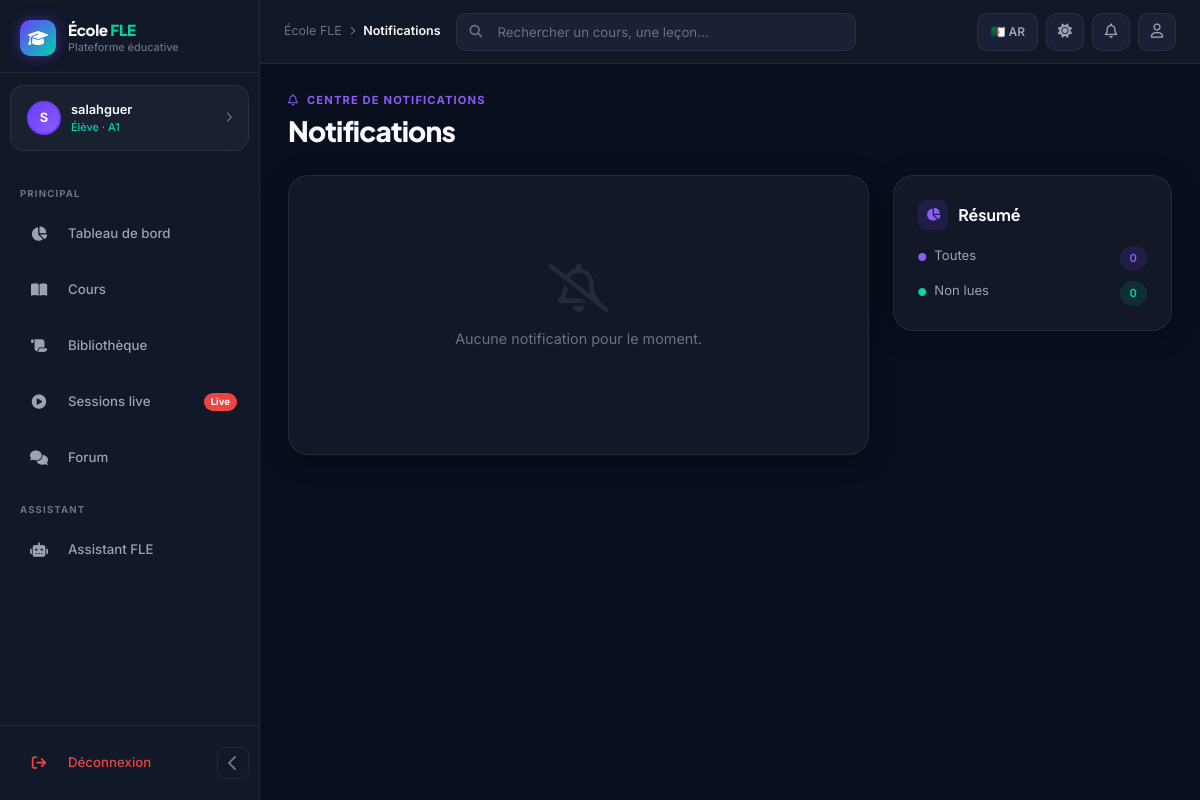
Page /accounts/notifications/ (signed in) on the committed database.
### apps/accounts/models.py (models this page shows, shortened)
class User(AbstractUser):
    class Role(models.TextChoices):
        ADMIN = 'admin', _('Administrateur')
        TEACHER = 'teacher', _('Enseignant')
        STUDENT = 'student', _('Élève')
        GUEST = 'guest', _('Visiteur')
    class Level(models.TextChoices):
        A1 = 'A1', 'A1 - Débutant'
        A2 = 'A2', 'A2 - Élémentaire'
        B1 = 'B1', 'B1 - Intermédiaire'
    role = models.CharField(
        max_length=20,
        choices=Role.choices,
        default=Role.STUDENT,
        verbose_name=_('Rôle'),
    )
    bio = models.TextField(blank=True, verbose_name=_('Biographie'))
    avatar = models.ImageField(
        upload_to='avatars/',
        null=True,
        blank=True,
        verbose_name=_('Avatar'),
    )
    level = models.CharField(
        max_length=5,
        choices=Level.choices,
        default=Level.A1,
        blank=True,
        verbose_name=_('Niveau'),
    )
    phone = models.CharField(max_length=20, blank=True, verbose_name=_('Téléphone'))
    date_of_birth = models.DateField(null=True, blank=True, verbose_name=_('Date de naissance'))
    preferred_language = models.CharField(
        max_length=5,
        choices=[('fr', 'Français'), ('ar', 'العربية')],
        default='fr',
        verbose_name=_('Langue préférée'),
    )
    is_email_verified = models.BooleanField(default=False)
    created_at = models.DateTimeField(auto_now_add=True)
    updated_at = models.DateTimeField(auto_now=True)
    specialization = models.CharField(max_length=200, blank=True, verbose_name=_('Spécialisation'))
    years_experience = models.PositiveSmallIntegerField(null=True, blank=True)
    class Meta:
        verbose_name = _('Utilisateur')
        verbose_name_plural = _('Utilisateurs')
        ordering = ['-date_joined']
    @property
    def is_teacher(self):
        return self.role == self.Role.TEACHER
    @property
    def is_student(self):
        return self.role == self.Role.STUDENT
    @property
    def is_platform_admin(self):
        return self.role == self.Role.ADMIN or self.is_superuser

### apps/accounts/views.py (the view)
# urls.py: path('notifications/', views.notifications_view, name='notifications'),
@login_required
def notifications_view(request):
    notifs = Notification.objects.filter(user=request.user).order_by('-created_at')
    notifs.filter(is_read=False).update(is_read=True)
    return render(request, 'accounts/notifications.html', {'notifications': notifs})

### templates/accounts/notifications.html (shortened to what this page needs)
{% extends 'base_dashboard.html' %}
{% block breadcrumb %}Notifications{% endblock %}
{% block content %}
<div class="page-header animate-in">
  <div class="page-eyebrow"><i class="fa-regular fa-bell me-2"></i>Centre de notifications</div>
  <h1 class="page-title">Notifications</h1>
</div>
<div class="row g-4">
  <div class="col-lg-8 animate-in animate-in-d1">
    <div class="glass-card p-4">
      {% for notif in notifications %}
      <div style="display:flex;align-items:flex-start;gap:14px;padding:16px;border-bottom:1px solid var(--border);{% if not notif.is_read %}background:rgba(108,62,255,.04);{% endif %}transition:background var(--transition);" onmouseenter="this.style.background='rgba(255,255,255,.02)'" onmouseleave="this.style.background='{% if not notif.is_read %}rgba(108,62,255,.04){% else %}transparent{% endif %}'">
        <div style="width:40px;height:40px;border-radius:12px;display:flex;align-items:center;justify-content:center;flex-shrink:0;
          {% if notif.notif_type == 'success' %}background:var(--mint-dim);color:var(--mint);
          {% elif notif.notif_type == 'warning' %}background:var(--orange-dim);color:var(--orange);
          {% elif notif.notif_type == 'live' %}background:rgba(239,68,68,.12);color:var(--red);
          {% elif notif.notif_type == 'grade' %}background:rgba(245,158,11,.12);color:var(--gold);
          {% else %}background:var(--violet-dim);color:var(--violet-light);{% endif %}">
          <i class="fa-solid fa-{% if notif.notif_type == 'success' %}check-circle{% elif notif.notif_type == 'warning' %}triangle-exclamation{% elif notif.notif_type == 'live' %}circle-play{% elif notif.notif_type == 'grade' %}star{% elif notif.notif_type == 'course' %}book-open{% else %}circle-info{% endif %}"></i>
        </div>
        <div style="flex:1;min-width:0;">
          <div style="display:flex;align-items:center;gap:8px;margin-bottom:4px;">
            <span style="font-weight:{% if not notif.is_read %}700{% else %}600{% endif %};font-size:.87rem;color:var(--text-primary);">{{ notif.title }}</span>
            {% if not notif.is_read %}<span style="width:6px;height:6px;border-radius:50%;background:var(--violet);display:inline-block;flex-shrink:0;"></span>{% endif %}
          </div>
          <p style="font-size:.8rem;color:var(--text-muted);margin:0 0 6px;">{{ notif.message }}</p>
          <span style="font-size:.7rem;color:var(--text-muted);"><i class="fa-regular fa-clock me-1"></i>{{ notif.created_at|timesince }} ago</span>
        </div>
      </div>
      {% empty %}
      <div style="text-align:center;padding:64px 32px;color:var(--text-muted);">
        <i class="fa-regular fa-bell-slash" style="font-size:3rem;opacity:.2;display:block;margin-bottom:16px;"></i>
        <p style="font-size:.9rem;">Aucune notification pour le moment.</p>
      </div>
      {% endfor %}
    </div>
  </div>
  <div class="col-lg-4 animate-in animate-in-d2">
    <div class="glass-card p-4">
      <div class="section-title mb-3"><div class="section-title-icon" style="background:var(--violet-dim);color:var(--violet-light);"><i class="fa-solid fa-chart-pie"></i></div> Résumé</div>
      <div style="display:flex;flex-direction:column;gap:10px;">
        <div style="display:flex;justify-content:space-between;font-size:.82rem;">
          <span style="color:var(--text-secondary);"><i class="fa-solid fa-circle me-2" style="color:var(--violet-light);font-size:.5rem;"></i>Toutes</span>
          <span class="pill pill-violet">{{ notifications.count }}</span>
        </div>
        <div style="display:flex;justify-content:space-between;font-size:.82rem;">
          <span style="color:var(--text-secondary);"><i class="fa-solid fa-circle me-2" style="color:var(--mint);font-size:.5rem;"></i>Non lues</span>
          <span class="pill pill-mint">{{ notifications|length }}</span>
        </div>
      </div>
    </div>
  </div>
</div>
{% endblock %}

### templates/base_dashboard.html (shortened to what this page needs)
{% load static %}
<!DOCTYPE html>
<html lang="{{ LANGUAGE_CODE|default:'fr' }}" dir="{% if LANGUAGE_CODE == 'ar' %}rtl{% else %}ltr{% endif %}" data-theme="dark">
<head>
  <link href="https://cdn.jsdelivr.net/npm/bootstrap@5.3.3/dist/css/bootstrap.min.css" rel="stylesheet">
  <link href="https://cdnjs.cloudflare.com/ajax/libs/font-awesome/6.5.1/css/all.min.css" rel="stylesheet">
</head>
<body>
<aside class="sidebar" id="sidebar">
  <a href="{% url 'home' %}" class="sidebar-brand">
    <div class="sidebar-brand-icon"><i class="fa-solid fa-graduation-cap"></i></div>
    <div class="sidebar-brand-text">
      <div class="brand-name">École <span style="color:var(--mint)">FLE</span></div>
      <div class="brand-sub">Plateforme éducative</div>
    </div>
  </a>
  <div class="sidebar-user" onclick="window.location='{% url 'accounts:profile' %}'">
    <div class="sidebar-user-avatar-placeholder">
      {{ request.user.first_name|first|default:request.user.username|first|upper }}
    </div>
    <div class="sidebar-user-info">
      <div class="sidebar-user-name">{{ request.user.get_full_name|default:request.user.username }}</div>
      <div class="sidebar-user-role">
        {% if request.user.is_teacher %}Enseignant
        {% elif request.user.is_platform_admin %}Administrateur
        {% else %}Élève · {{ request.user.level }}{% endif %}
      </div>
    </div>
    <i class="fa-solid fa-chevron-right sidebar-user-chevron" style="color:var(--text-muted);font-size:.65rem;"></i>
  </div>
  <nav class="sidebar-nav">
    <div class="sidebar-section-label">Principal</div>
    <a href="{% url 'accounts:dashboard' %}" class="nav-item-link {% block nav_dashboard %}{% endblock %}">
      <div class="nav-item-icon"><i class="fa-solid fa-chart-pie"></i></div>
      <span class="nav-label">Tableau de bord</span>
    </a>
    <a href="{% url 'courses:list' %}" class="nav-item-link {% block nav_courses %}{% endblock %}">
      <div class="nav-item-icon"><i class="fa-solid fa-book-open"></i></div>
      <span class="nav-label">Cours</span>
    </a>
    <a href="{% url 'courses:library' %}" class="nav-item-link {% block nav_library %}{% endblock %}">
      <div class="nav-item-icon"><i class="fa-solid fa-scroll"></i></div>
      <span class="nav-label">Bibliothèque</span>
    </a>
    <a href="{% url 'live_stream:list' %}" class="nav-item-link {% block nav_live %}{% endblock %}">
      <div class="nav-item-icon"><i class="fa-solid fa-circle-play"></i></div>
      <span class="nav-label">Sessions live</span>
      <span class="nav-badge" style="background:var(--red);">Live</span>
    </a>
    <a href="{% url 'courses:forum' %}" class="nav-item-link {% block nav_forum %}{% endblock %}">
      <div class="nav-item-icon"><i class="fa-solid fa-comments"></i></div>
      <span class="nav-label">Forum</span>
    </a>
    {% if request.user.is_student %}
    <div class="sidebar-section-label">Assistant</div>
    <a href="/ai/chatbot/" class="nav-item-link">
        <div class="nav-item-icon"><i class="fa-solid fa-robot"></i></div>
        <span class="nav-label">Assistant FLE</span>
    </a>
    {% endif %}
  </nav>
  <div class="sidebar-footer">
    <div class="d-flex align-items-center justify-content-between">
      <a href="{% url 'accounts:logout' %}" class="nav-item-link" style="flex:1; color:var(--red); margin:0;">
        <div class="nav-item-icon"><i class="fa-solid fa-arrow-right-from-bracket"></i></div>
        <span class="nav-label">Déconnexion</span>
      </a>
      <button class="sidebar-toggle" id="sidebarToggle" title="Réduire la sidebar">
        <i class="fa-solid fa-chevron-left" id="sidebarToggleIcon"></i>
      </button>
    </div>
  </div>
</aside>
<div class="main-wrapper" id="mainWrapper">
  <header class="topbar">
    <div class="d-none d-md-flex align-items-center gap-2" style="color:var(--text-muted); font-size:.78rem;">
      <span>École FLE</span>
      <i class="fa-solid fa-chevron-right" style="font-size:.55rem;"></i>
      <span style="color:var(--text-primary); font-weight:600;">{% block breadcrumb %}Dashboard{% endblock %}</span>
    </div>
    <div class="topbar-search d-none d-md-block">
      <i class="fa-solid fa-magnifying-glass search-icon"></i>
      <input type="text" placeholder="Rechercher un cours, une leçon…">
    </div>
    <div class="topbar-actions">
      <form action="{% url 'set_language' %}" method="post">
        {% if LANGUAGE_CODE == 'fr' %}
          <button type="submit" class="lang-btn">🇩🇿 AR</button>
        {% else %}
          <input type="hidden" name="language" value="fr">
          <button type="submit" class="lang-btn">🇫🇷 FR</button>
        {% endif %}
      </form>
      <button class="theme-toggle-btn" id="themeToggle" title="Changer le thème">
        <i class="fa-solid fa-moon" id="themeIcon"></i>
      </button>
      <a href="{% url 'accounts:notifications' %}" class="topbar-btn">
        <i class="fa-regular fa-bell"></i>
      </a>
      <a href="{% url 'accounts:profile' %}" class="topbar-btn">
        <i class="fa-regular fa-user"></i>
      </a>
    </div>
  </header>
  <main class="page-content">
    {% block content %}{% endblock %}
  </main>
</div>
</body>
</html>

### rows in the picture
User: user.first_name|first "S", user.get_full_name "salahguer", user.level "A1"

### other values in the picture
{{ notifications.count }} "0"
{{ notifications|length }} "0"
